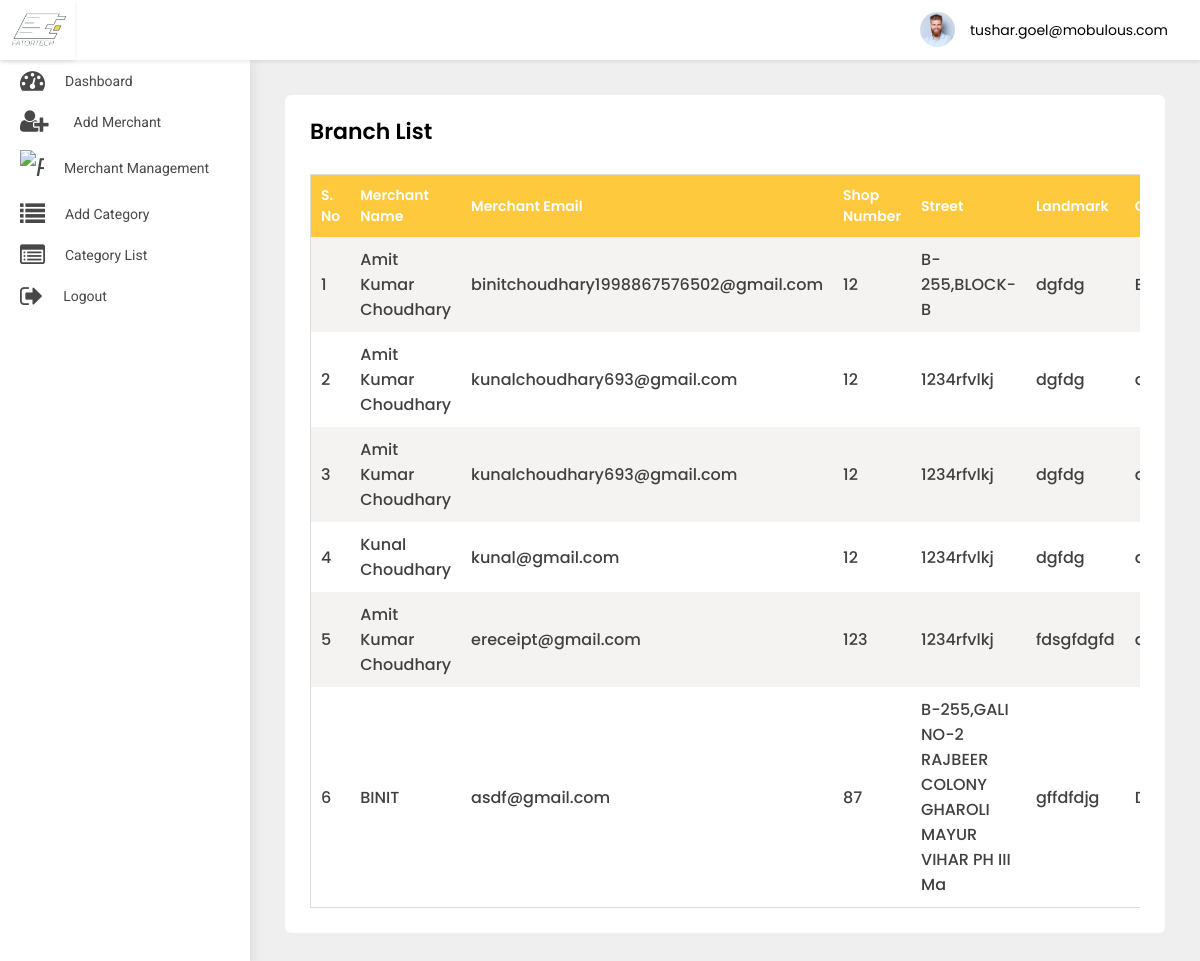
/adminpanel/branch-list/ (signed in), run on the app's committed database.
### src/models.py (models this page shows, shortened)
class User(AbstractBaseUser, PermissionsMixin):
    first_name = models.CharField(default='first name', max_length=100)
    last_name = models.CharField(default='', max_length=100, null=True, blank=True)
    email = models.CharField(default='', max_length=255, unique=True)
    country_code = models.CharField(default='+91', max_length=10)
    phone_number = models.CharField(default='', max_length=18)
    profile_pic = models.ImageField(default='default_profile.png', null=True, blank=True)
    device_token = models.CharField(default='', max_length=500, null=True, blank=True)
    password = models.CharField(default='', max_length=100)
    confirm_password = models.CharField(default='', max_length=100)
    is_merchant = models.BooleanField(default=False)
    is_subadmin = models.BooleanField(default=False)
    created_at = models.DateTimeField(auto_now_add=True)
    is_active = models.BooleanField(default=True)
    is_staff = models.BooleanField(default=False)
    can_manage_merchant = models.BooleanField(default=False)
    can_manage_category = models.BooleanField(default=False)
    can_manage_branch = models.BooleanField(default=False)
    can_manage_receipts = models.BooleanField(default=False)
    can_manage_dashboard = models.BooleanField(default=False)
    objects = UserManager()
    USERNAME_FIELD = 'email'
    class Meta:
        ordering = ('-created_at',)

class Branch(models.Model):
    merchant_name = models.ForeignKey(Merchant, on_delete=models.CASCADE)
    shop_no = models.CharField(default='', max_length=2000)
    street = models.CharField(default='', max_length=2000)
    landmark = models.CharField(default='', max_length=2000)
    city = models.CharField(default='', max_length=2000)
    postal_code = models.CharField(default='', max_length=2000)

class Merchant(models.Model):
    full_name = models.CharField(default='', max_length=200)
    profile_pic = models.ImageField(default='default_profile.png', null=True, blank=True)
    category = models.ForeignKey(Category, on_delete=models.CASCADE)
    email = models.EmailField()
    password = models.CharField(default='', max_length=100)
    confirm_password = models.CharField(default='', max_length=100)
    created_at = models.DateTimeField(auto_now_add=True)
    commercial_id = models.CharField(default='', max_length=256)
    address = models.CharField(default='', max_length=2000)

### adminpanel/views.py (the view)
# urls.py: path('branch-list/', BranchList.as_view(), name='branch-list'),
class BranchList(LoginRequiredMixin, ListView):
    login_url = 'adminpanel:login'
    model = Branch
    template_name = 'branch-list.html'

### adminpanel/templates/branch-list.html (shortened to what this page needs)
{% extends 'base-ereceipt.html' %}
{% block body %}
<div class="WrapperArea">
    <div class="WrapperBox">
        <div class="Small-Wrapper">
            <h4 class="Title">Branch List</h4>
            <div class="TableList">
                <div class="dragscroll">
                    <table>
                        <thead>
                        <tr>
                            <th>S. No</th>
                            <th>Merchant Name</th>
                            <th>Merchant Email</th>
                            <th>Shop Number</th>
                            <th>Street</th>
                            <th>Landmark</th>
                            <th>City</th>
                        </tr>
                        </thead>
                        <tbody>
                        {% for object in object_list %}
                        <tr>
                            <td>{{forloop.counter}}</td>
                            <td>{{object.merchant_name.full_name}}</td>
                            <td>{{object.merchant_name.email}}</td>
                            <td>{{object.shop_no}}</td>
                            <td>{{object.street}}</td>
                            <td>{{object.landmark}}</td>
                            <td>{{object.city}}</td>
                        </tr>
                        {% endfor %}
                        </tbody>
                    </table>
                </div>
            </div>
        </div>
    </div>
</div>
{% endblock body %}

### adminpanel/templates/base-ereceipt.html (shortened to what this page needs)
{% load static %}
<head>
    <link rel="stylesheet" type="text/css" href="{% static 'adminpanel/css/select2.min.min.css' %}">
    <link type="text/css" rel="stylesheet" href="{% static 'adminpanel/css/style.css' %}">
    <link rel="stylesheet" href="{% static 'adminpanel/css/media.css' %}">
</head>
<body>
<div class="Header">
    <div class="Logo">
        <img src="{% static 'adminpanel/images/logo.jpg' %}">
    </div>
    <div class="Navigation">
        {% if user.is_authenticated %}
        <div class="Avater">
            <a href="javascript:void(0);">
                <figure><img src="{% static 'adminpanel/images/profile.jpg' %}"></figure>
                {{user}} </a>
        </div>
        {% endif %}
    </div>
</div>
<div class="SidenavBar">
    <ul>
        {% if user.is_superuser %}
        <li class="nav-item nav-link {% if request.resolver_match.view_name  == 'adminpanel:dashboard' %}active{% endif %}">
            <a href="{% url 'adminpanel:dashboard'  %}">
                <span><i class="fa fa-tachometer"></i></span> Dashboard
            </a>
        </li>
        <li class="nav-item nav-link {% if request.resolver_match.view_name  == 'adminpanel:users-list' %}active{% endif %}">
            <a href="{% url 'adminpanel:users-list' %}">
                <span><i class="fa fa-user"></i></span> User Management
            </a>
        </li>
        <li class="nav-item nav-link {% if request.resolver_match.view_name  == 'adminpanel:category' %}active{% endif %}">
            <a href="{% url 'adminpanel:category' %}">
                <span><i class="fa fa-list"></i></span> Add Category
            </a>
        </li>
        <li class="nav-item nav-link {% if request.resolver_match.view_name  == 'adminpanel:category-list' %}active{% endif %}">
            <a href="{% url 'adminpanel:category-list' %}">
                <span><i class="fa fa-list-alt"></i></span>Category List
            </a>
        </li>
        <li class="nav-item nav-link {% if request.resolver_match.view_name  == 'adminpanel:add-merchant' %}active{% endif %}">
            <a href="{% url 'adminpanel:add-merchant' %}">
                <span><i class="fa fa-user-plus"></i></span> Add Merchant
            </a>
        </li>
        <li class="nav-item nav-link {% if request.resolver_match.view_name  == 'adminpanel:add-sub-admin' %}active{% endif %}">
            <a href="{% url 'adminpanel:add-sub-admin' %}">
                <span><i class="fa fa-user-plus"></i></span> Add Sub Admin
            </a>
        </li>
        <li class="nav-item nav-link {% if request.resolver_match.view_name  == 'adminpanel:add-branch' %}active{% endif %}">
            <a href="{% url 'adminpanel:add-branch' %}">
                <span><i class="fa fa-building-o"></i></span> Add Branch
            </a>
        </li>
        <li class="nav-item nav-link {% if request.resolver_match.view_name  == 'adminpanel:branch-list' %}active{% endif %}">
            <a href="{% url 'adminpanel:branch-list' %}">
                <span><i class="fa fa-building"></i></span>Branch List
            </a>
        </li>
        <li class="nav-item nav-link {% if request.resolver_match.view_name  == 'adminpanel:banner-list' %}active{% endif %}">
            <a href="{% url 'adminpanel:banner-list' %}">
                <span><i class="fa fa-image"></i></span>Banner List
            </a>
        </li>
        <li class="nav-item nav-link {% if request.resolver_match.view_name  == 'adminpanel:sub-admin-list' %}active{% endif %}">
            <a href="{% url 'adminpanel:sub-admin-list' %}">
                <span><i class="fa fa-users"></i></span>Sub Admin Management
            </a>
        </li>
        <li class="nav-item nav-link {% if request.resolver_match.view_name  == 'adminpanel:merchant-list' %}active{% endif %}">
            <a href="{% url 'adminpanel:merchant-list' %}">
                <span><i class="faImg"><img src="{% static 'adminpanel/images/profession.svg' %}" alt="paid"
                                            class="img-fluid"></i></span>
                <p>Merchant Management</p>
            </a>
        </li>
        <li class="nav-item nav-link {% if request.resolver_match.view_name  == 'adminpanel:receipt-list' %}active{% endif %}">
            <a href="{% url 'adminpanel:receipt-list' %}">
                <span><i class="faImg"><img src="{% static 'adminpanel/images/transaction.svg' %}" alt="paid"
                                            class="img-fluid"></i></span>
                <p>Receipts Management</p>
            </a>
        </li>
        <li class="nav-item nav-link {% if request.resolver_match.view_name  == 'adminpanel:reports' %}active{% endif %}">
            <a href="{% url 'adminpanel:reports' %}">
                <span><i class="fa fa-flag-o"></i></span>
                <p>Reports Management </p>
            </a>
        </li>
        <li class="nav-item nav-link {% if request.resolver_match.view_name  == 'adminpanel:send-notification' %}active{% endif %}">
            <a href="{% url 'adminpanel:send-notification' %}">
                <span><i class="fa fa-bell"></i></span>
                <p>Push Notification</p>
            </a>
        </li>
        <li class="nav-item nav-link {% if request.resolver_match.view_name  == 'adminpanel:static-content' %}active{% endif %}">
            <a href="{% url 'adminpanel:static-content' %}">
                <span><i class="fa fa-font"></i></span>
                <p>Static content Management</p>
            </a>
        </li>
        <li class="nav-item nav-link {% if request.resolver_match.view_name  == 'logout' %}active{% endif %}">
            <a href="{% url 'logout' %}">
                <span><i class="fa fa-sign-out"></i></span>
                <p>Logout</p>
            </a>
        </li>
        {% else %}
        <li class="nav-item nav-link {% if request.resolver_match.view_name  == 'adminpanel:dashboard' %}active{% endif %}">
            <a href="{% url 'adminpanel:dashboard'  %}">
                <span><i class="fa fa-tachometer"></i></span> Dashboard
            </a>
        </li>
        {% if user.is_authenticated and user.is_subadmin and user.can_manage_merchant %}
        <li class="nav-item nav-link {% if request.resolver_match.view_name  == 'adminpanel:add-merchant' %}active{% endif %}">
            <a href="{% url 'adminpanel:add-merchant' %}">
                <span><i class="fa fa-user-plus"></i></span> Add Merchant
            </a>
        </li>
        <li class="nav-item nav-link {% if request.resolver_match.view_name  == 'adminpanel:merchant-list' %}active{% endif %}">
            <a href="{% url 'adminpanel:merchant-list' %}">
                <span><i class="faImg"><img src="{% static 'adminpanel/images/profession.svg' %}" alt="paid"
                                            class="img-fluid"></i></span>
                <p>Merchant Management</p>
            </a>
        </li>
        {% endif %}
        {% if user.is_authenticated and user.is_subadmin and user.can_manage_category %}
        <li class="nav-item nav-link {% if request.resolver_match.view_name  == 'adminpanel:category' %}active{% endif %}">
            <a href="{% url 'adminpanel:category' %}">
                <span><i class="fa fa-list"></i></span> Add Category
            </a>
        </li>
        <li class="nav-item nav-link {% if request.resolver_match.view_name  == 'adminpanel:category-list' %}active{% endif %}">
            <a href="{% url 'adminpanel:category-list' %}">
                <span><i class="fa fa-list-alt"></i></span>Category List
            </a>
        </li>
        {% endif %}
        <li class="nav-item nav-link {% if request.resolver_match.view_name  == 'logout' %}active{% endif %}">
            <a href="{% url 'logout' %}">
                <span><i class="fa fa-sign-out"></i></span>
                <p>Logout</p>
            </a>
        </li>
        {% endif %}
    </ul>
</div>
{% block body %}
{% endblock body %}
</body>
</html>

### static/adminpanel/css/style.css (style rules this page uses)
body { margin: 0; padding: 0; font-family: 'Poppins', sans-serif !important; font-size: 13px; color: #3a3a3a; font-weight: 400; }
* { margin: 0px; padding: 0px; }
header, footer, aside, article, section, detail, nav, figure { position: relative; }
h1, h2, h3, h4, h5, h6, p { margin: 0; padding: 0; }
ul, li, ol { list-style-type: none; margin: 0; padding: 0; }
a { text-decoration: none; outline: none; }
img { border: 0; outline: none; max-width: 100%; }
table { width: 100%; }
p { margin: 0; padding: 0; }
.Header { box-shadow: 0 2px 4px rgba(0, 0, 0, .08); -webkit-box-shadow: 0 2px 4px rgba(0, 0, 0, .08); position: fixed; width: 100%; left: 0; top: 0; background-color: #fff; z-index: 99 }
.Header .Logo { width: 75px; text-align: center; padding: 5px 0; float: left; height: 60px; box-shadow: 0 2px 4px rgba(0, 0, 0, .08); }
.Header .Logo img { height: 100%; width: 100%; object-fit: cover; }
.Header .Navigation { transition: all 0.2s ease; margin-left: 235px; padding: 7px 3.2rem; width: calc(100% - 235px); text-align: right; height: 60px }
.Header .Navigation .Avater { margin: 5px 0 5px 30px; position: relative; display: inline-block }
.Header .Navigation .Avater a { display: flex; align-items: center; font-size: 14px; color: #000 }
.Header .Navigation .Avater a figure { width: 35px; border-radius: 50%; margin: 0 15px 0 0; overflow: hidden }
.SidenavBar { height: calc(100% - 60px); position: fixed; width: 250px; top: 60px; padding: 0; overflow: auto; box-shadow: 0 0 15px rgba(0, 0, 0, .1); background-color: #fff; z-index: 2; transition: 0.2s all ease-in-out; }
.SidenavBar ul { margin: 0 }
.SidenavBar ul li { margin: 0 }
.SidenavBar ul li a { display: flex; cursor: pointer; padding: 8px 20px 8px 20px; transition: 0.2s all ease-in-out; color: #484848; font-family: "Roboto"; font-size: 14px; text-transform: capitalize; position: relative; align-items: center; overflow: hidden; white-space: nowrap; }
.SidenavBar ul li a span { font-size: 25px; margin-right: 20px; }
.SidenavBar ul li:nth-child(2) a span { margin-right: 25px; }
.WrapperArea { margin-left: 250px; flex: 1 1 auto; display: flex; flex-direction: column; margin-top: 60px; transition: 0.2s all ease-in-out; background-color: #efefef; }
.WrapperArea .WrapperBox { padding: 35px; background-color: #efefef; min-height: calc(100vh - 60px) }
.Small-Wrapper { background-color: #fff; padding: 25px; border-radius: 6px; height: 100%; min-height: calc(100vh - 130px); }
h4.Title { margin: 0 0 15px; font-weight: 600; color: #000; text-transform: capitalize; font-size: 22px }
.TableList table { border: 1px solid #dcdcdc }
.TableList table tr:nth-child(odd) { background-color: #f5f2f2 }
.TableList table tr th, .TableList table tr td { padding: 10px 10px }
.TableList table tr th { background-color: #fec93d; font-weight: 600; text-transform: capitalize; color: #fff; font-size: 14px; background-image: url(../images/sorting.png); background-repeat: no-repeat; background-position: 96% 50% }
.TableList table tr td { font-weight: 500; color: #404040 }
.dragscroll { overflow: auto; }
.faImg { width: 24px !important; display: block; }
.TableList { margin-top:30px; }

### data on the page
User: email "tushar.goel@mobulous.com"
Branch: merchant_name.full_name "Amit Kumar Choudhary", merchant_name.email "binitchoudhary1998867576502@gmail.com", shop_no "12", street "B-255,BLOCK-B", landmark "dgfdg"
Branch: merchant_name.full_name "Amit Kumar Choudhary", merchant_name.email "kunalchoudhary693@gmail.com", shop_no "12", street "1234rfvlkj", landmark "dgfdg"
Branch: merchant_name.full_name "Amit Kumar Choudhary", merchant_name.email "kunalchoudhary693@gmail.com", shop_no "12", street "1234rfvlkj", landmark "dgfdg"
Branch: merchant_name.full_name "Kunal Choudhary", merchant_name.email "kunal@gmail.com", shop_no "12", street "1234rfvlkj", landmark "dgfdg"
Branch: merchant_name.full_name "Amit Kumar Choudhary", merchant_name.email "ereceipt@gmail.com", shop_no "123", street "1234rfvlkj", landmark "fdsgfdgfd"
Branch: merchant_name.full_name "BINIT", merchant_name.email "asdf@gmail.com", shop_no "87", street "B-255,GALI NO-2 RAJBEER COLONY GHAROLI MAYUR VIHAR PH III Ma", landmark "gffdfdjg"
